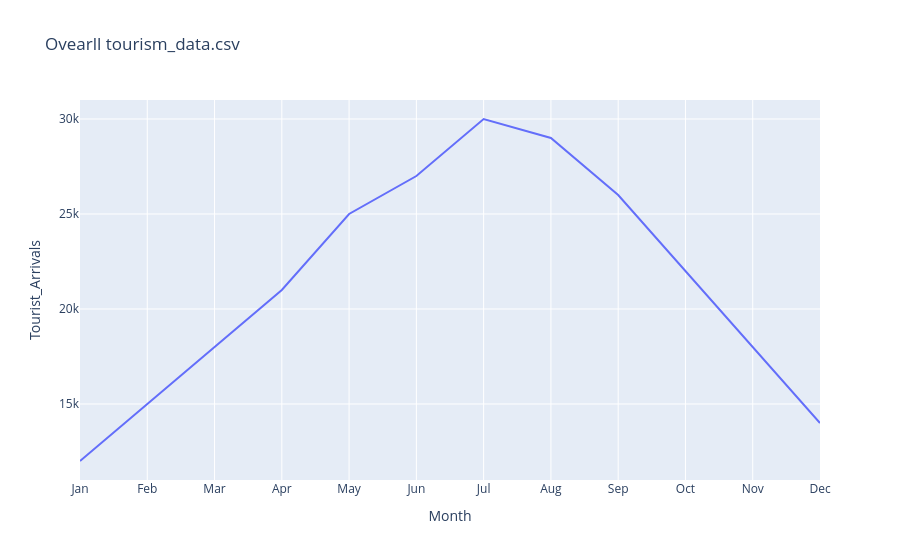

Notebook cell for this chart:
### Code cell
fig=px.line(df,x='Month',y='Tourist_Arrivals',title="Ovearll tourism_data.csv")
fig.show()

### Figure 1 — Plotly figure (JSON) as saved in the notebook; plotly's stock layout.template omitted (floating-point values rounded to 4 significant figures)
{"data": [{"hovertemplate": "Month=%{x}<br>Tourist_Arrivals=%{y}<extra></extra>", "legendgroup": "", "line": {"color": "#636efa", "dash": "solid"}, "marker": {"symbol": "circle"}, "mode": "lines", "name": "", "orientation": "v", "showlegend": false, "type": "scatter", "x": ["Jan", "Feb", "Mar", "Apr", "May", "Jun", "Jul", "Aug", "Sep", "Oct", "Nov", "Dec"], "xaxis": "x", "y": [12000, 15000, 18000, 21000, 25000, 27000, 30000, 29000, 26000, 22000, 18000, 14000], "yaxis": "y"}], "layout": {"legend": {"tracegroupgap": 0}, "title": {"text": "Ovearll tourism_data.csv"}, "xaxis": {"anchor": "y", "domain": [0, 1], "title": {"text": "Month"}}, "yaxis": {"anchor": "x", "domain": [0, 1], "title": {"text": "Tourist_Arrivals"}}}}
